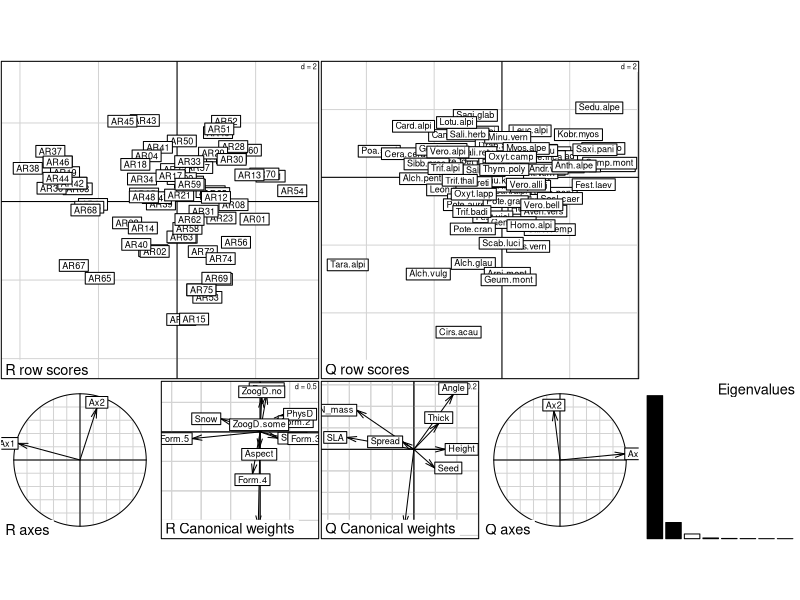
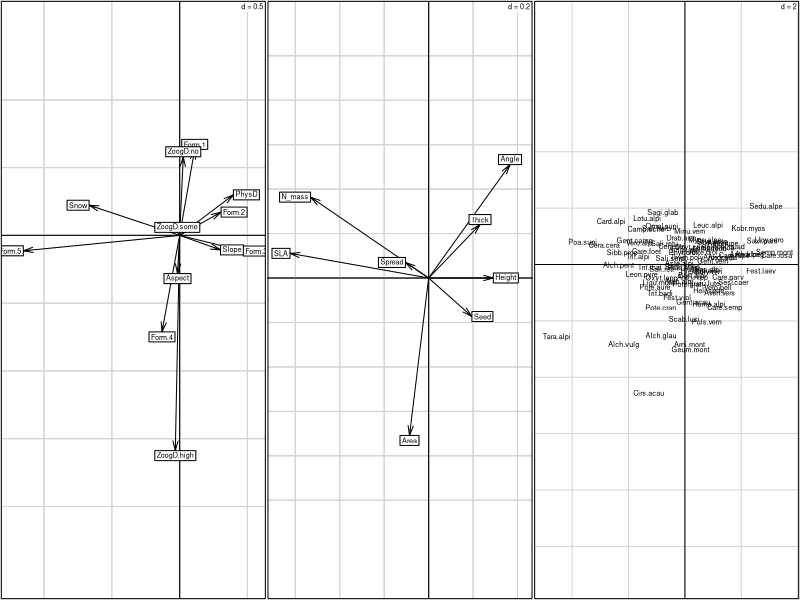

Recreate these plots in R, in order. (Note: this script raises an error after producing the figures.)
######################################################
### Exploring trait-based analysis using ade4 package
### Based on Kleyer et al. 2012 / Dray et al. 2014
### tutorials

library(ade4)
data(aravo)

#Check dimensions of the aravo data set
dim(aravo$spe)
dim(aravo$traits)

#Step 1: Correspondence analysis (ordination) for species
afcL.aravo <- dudi.coa(aravo$spe, scannf = FALSE)

#Ordination of environment variables, weighted from species ordination above
acpR.aravo <- dudi.hillsmith(aravo$env, row.w = afcL.aravo$lw, #lw refers to weights 
                                                                #from species ordination
                             scannf = FALSE)
#Ordination on trait, also weighted
acpQ.aravo <- dudi.pca(aravo$traits, row.w = afcL.aravo$cw,
                       scannf = FALSE)

#Now the rlq analysis that links the three ordinations
rlq.aravo <- rlq(acpR.aravo, afcL.aravo, acpQ.aravo,
                 scannf = FALSE)
plot(rlq.aravo)
#This plots all the elements, R scores, Q scores, eigenvalues

#To plot each plot separately:
par(mfrow = c(1, 3))
s.arrow(rlq.aravo$l1)
s.arrow(rlq.aravo$c1)
s.label(rlq.aravo$lQ, boxes = FALSE)

#To compare the structure of the trait (traits PCA), 
#the structure of the environment (Hill-Smith analysis of the environmental variables) 
#and the correlation (correspondence analysis of the sites-species table),
#look at summary:
summary(rlq.aravo)

#Next part of tutorial demonstrates Fourth corner analysis on raw data
#which shows strength of association between all env var - trait pairs
#I'm skipping straight to combining fourth corner with RLQ

#Look at significance of the RLQ
#Set number of permutations
nrepet <- 49999
testrlq.aravo <- randtest(rlq.aravo, modeltype = 6, nrepet = nrepet)

#Check significance
testrlq.aravo
#Is significant

plot(testrlq.aravo)

#Total inertia of RLQ analysis = SRLQ multivariate statistic defined in 
#Dray and Legendre (2008). 
#Use fourthcorner2 function:
Srlq <- fourthcorner2(aravo$env, aravo$spe, aravo$traits,
                        modeltype = 6, p.adjust.method.G = "fdr", nrepet = nrepet)
Srlq$trRLQ

#Run Fourth corner analysis alone. Will be used later to plot signif
#env - trait associations
nrepet <- 49999
four.comb.aravo <- fourthcorner(aravo$env, aravo$spe,
                                aravo$traits, modeltype = 6, p.adjust.method.G = "none",
                                p.adjust.method.D = "none", nrepet = nrepet)

#Produces statistics D2, D, and G that test different relationships
#D2 = correlation coefficients  between the quantitative variable and each category separately
#G = association between the quantitative variable and the whole categorical variable
#D = association is estimated between the quantitative variable and each category separately
#by a measure of the within-group homogeneity.
#Tutorial uses the D2 stat

plot(four.comb.aravo, alpha = 0.05, stat = "D2")

#Adjusted p-values for multiple comparisons 
four.comb.aravo.adj <- p.adjust.4thcorner(four.comb.aravo,
                                          p.adjust.method.G = "fdr", p.adjust.method.D = "fdr")

#NOTE: adjusted p-values can be obtained DIRECTLY using the fourthcorner function:
fourthcorner(aravo$env, aravo$spe, aravo$traits, modeltype = 6,
               p.adjust.method.G = "fdr", p.adjust.method.D = "fdr",
               nrepet = nrepet)

#Plot with adjusted p values, this reduces the number of significant associations
plot(four.comb.aravo.adj, alpha = 0.05, stat = "D2")

#Combine RLQ and fourth corner by using RLQ scores to represent traits and env vars
#in biplot. Represent significant associations with line segments
#Here blue = negative, red = positive. Only shows traits with at least one signif association
#P values are adjusted for multiple comparisons, signif = 0.05
plot(four.comb.aravo.adj, x.rlq = rlq.aravo, alpha = 0.05,
     stat = "D2", type = "biplot")


#Directly test link between RLQ axes and traits 
#(typetest="Q.axes") or environmental variables (typetest="R.axes").

testQaxes.comb.aravo <- fourthcorner.rlq(rlq.aravo, modeltype = 6,
                                         typetest = "Q.axes", nrepet = nrepet, p.adjust.method.G = "fdr",
                                         p.adjust.method.D = "fdr")
testRaxes.comb.aravo <- fourthcorner.rlq(rlq.aravo, modeltype = 6,
                                         typetest = "R.axes", nrepet = nrepet, p.adjust.method.G = "fdr",
                                         p.adjust.method.D = "fdr")

print(testQaxes.comb.aravo, stat = "D")

par(mfrow = c(1, 2))
plot(testQaxes.comb.aravo, alpha = 0.05, type = "table",
     stat = "D2")
plot(testRaxes.comb.aravo, alpha = 0.05, type = "table",
     stat = "D2")

#Plot factorial map of RLQ analysis. Here, significant
#associations with the first axis in blue, second axis in orange, 
# both axes in green, non-significant in black
par(mfrow = c(1, 2))

plot(testQaxes.comb.aravo, alpha = 0.05, type = "biplot",
     stat = "D2", col = c("black", "blue", "orange", "green"))
plot(testRaxes.comb.aravo, alpha = 0.05, type = "biplot",
     stat = "D2", col = c("black", "blue", "orange", "green"))
